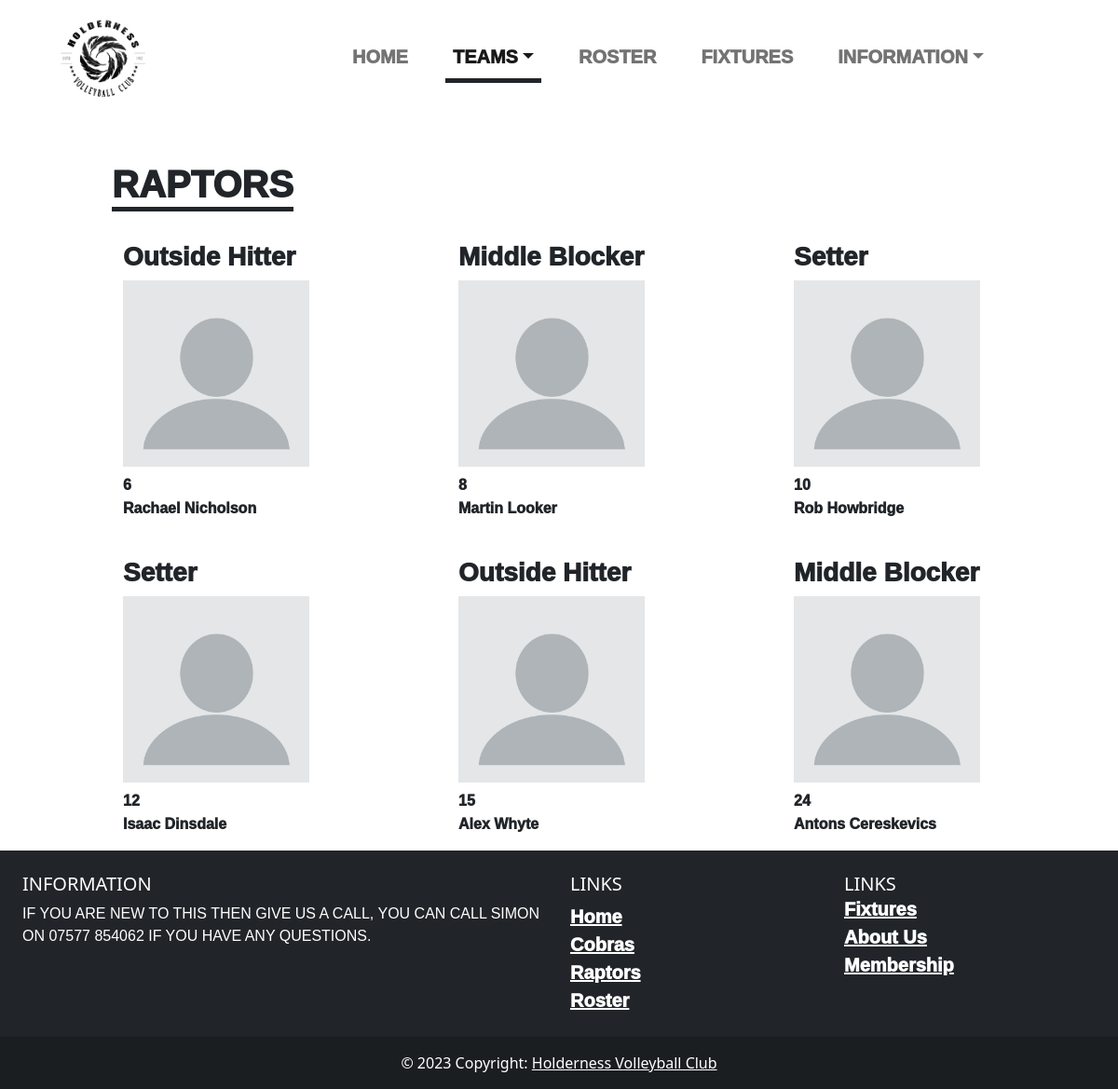
Screenshot of /pages/raptors.php with the database file from the repository.
### tables this page shows
CREATE TABLE PLAYERS
      (
      NAME           TEXT    NOT NULL,
      NUMBER         INT     NOT NULL,
      POSITION       TEXT    NOT NULL,
      TEAM           TEXT    NOT NULL);

### pages/raptors.php (the view, shortened to what this page needs)
<!doctype html>
<html lang="en">
  <head>
    <link rel="stylesheet" href="https://use.typekit.net/eap6cjk.css">
    <link rel="stylesheet" href="../styles.css">
    <link href="https://cdn.jsdelivr.net/npm/bootstrap@5.2.3/dist/css/bootstrap.min.css" rel="stylesheet">
  </head>
  <body style="overflow-x: hidden;">
    <nav class="navbar navbar-expand-lg ">
        <div class="container-fluid">
            <div class="navbar-brand" style="margin-left: 15%;">
                <img src="../imgs/logo.png" width="100px">
            </div>
        </div>
        <div class="collapse navbar-collapse" style="margin-right: 10%; text-align: center;" id="navlinks">
            <ul class="navbar-nav me-auto mb-2 mb-lg-0">
                <li class="nav-item px-3">
                  <a class="nav-link" aria-current="page" href="../index.php">HOME</a>
                </li>
                <li class="nav-item dropdown px-3">
                    <a class="nav-link dropdown-toggle active border-bottom border-5 border-dark" role="button" data-bs-toggle="dropdown" aria-expanded="false" href="#">TEAMS</a>
                </li>
                <li class="nav-item px-3">
                  <a class="nav-link" href="roster.php">ROSTER</a>
                </li>
                <li class="nav-item px-3">
                    <a class="nav-link" href="fixtures.php">FIXTURES</a>
                </li>
                <li class="nav-item dropdown px-3">
                    <a class="nav-link dropdown-toggle" role="button" data-bs-toggle="dropdown" aria-expanded="false" href="#">INFORMATION</a>
                </li>
              </ul>
        </div>
    </nav>
    <section style="margin-left: 10%;">
        <h1 class="mt-5 border-bottom border-5 border-dark" style="font-weight: 1000; display: inline-block;">RAPTORS</h1>
        <div class="container-fluid" id="raptors">
            <div class="row">
                <?php
                    $db = new MyDB();
                    $sql =<<<EOF
                        SELECT * from PLAYERS;
                    EOF;
                    $ret = $db->query($sql);
                    while ($row = $ret->fetchArray(SQLITE3_ASSOC)) {
                        if ($row['TEAM'] == "Raptors") {
                        echo "<div class='col-md-4 mt-4'>";
                        echo "<h3>" . $row['POSITION'] . "</h3>";
                        echo "<img src='../imgs/pfp.webp' width='200px'>";
                        echo "<p class='mt-2'>" . $row['NUMBER'] . "</p>";
                        echo "<p style='margin-top: -15px;'>" . $row['NAME'] . "</p>";
                        echo "</div>";
                        }
                    }
                ?>
            </div>
        </div>
    </section>
    <footer class="bg-dark text-white text-center text-md-start">
        <div class="container-fluid p-4">
        <div class="row">
            <div class="col-lg-6 col-md-12 mb-4 mb-md-0">
            <h5 class="text-uppercase">INFORMATION</h5>
            <p>
                IF YOU ARE NEW TO THIS THEN GIVE US A CALL, YOU CAN CALL SIMON ON 07577 854062 IF YOU HAVE ANY QUESTIONS.
            </p>
            </div>
            <div class="col-lg-3 col-md-6 mb-4 mb-md-0">
            <h5 class="text-uppercase">Links</h5>
            <ul class="list-unstyled mb-0">
                <li>
                <a href="#!" class="text-white">Home</a>
                </li>
                <li>
                <a href="#!" class="text-white">Cobras</a>
                </li>
                <li>
                <a href="#!" class="text-white">Raptors</a>
                </li>
                <li>
                <a href="#!" class="text-white">Roster</a>
                </li>
            </ul>
            </div>
            <div class="col-lg-3 col-md-6 mb-4 mb-md-0">
            <h5 class="text-uppercase mb-0">Links</h5>
            <ul class="list-unstyled">
                <li>
                <a href="#!" class="text-white">Fixtures</a>
                </li>
                <li>
                <a href="#!" class="text-white">About Us</a>
                </li>
                <li>
                <a href="#!" class="text-white">Membership</a>
                </li>
            </ul>
            </div>
        </div>
        </div>
        <div class="text-center p-3" style="background-color: rgba(0, 0, 0, 0.2);">
        © 2023 Copyright:
        <a class="text-white" href="https://mdbootstrap.com/">Holderness Volleyball Club</a>
        </div>
    </footer>
  </body>
</html>

### styles.css (style rules this page uses)
ul { font-family: "interstate-condensed", sans-serif; font-weight: 1000; font-size: 20px; }
h1 { font-family: "interstate-condensed", sans-serif; font-weight: 1000; }
#raptors { font-family: "interstate-condensed", sans-serif; }
#raptors h3 { font-weight: 1000; }
#raptors p { font-weight: 1000; }
p { font-family: "interstate-condensed", sans-serif; }
h3 { font-family: "interstate-condensed", sans-serif; }
html, body { position:relative; overflow-x:hidden; flex-wrap: wrap; }

### rows the page displays
players: POSITION "Outside Hitter", NUMBER "6", NAME "Rachael Nicholson"
players: POSITION "Middle Blocker", NUMBER "8", NAME "Martin Looker"
players: POSITION "Setter", NUMBER "10", NAME "Rob Howbridge"
players: POSITION "Setter", NUMBER "12", NAME "Isaac Dinsdale"
players: POSITION "Outside Hitter", NUMBER "15", NAME "Alex Whyte"
players: POSITION "Middle Blocker", NUMBER "24", NAME "Antons Cereskevics"
